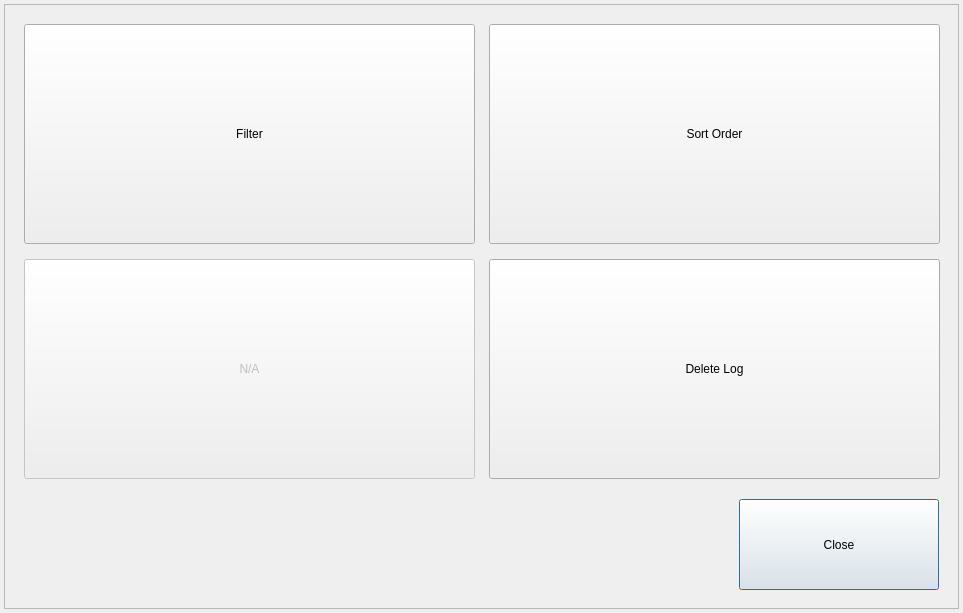
<?xml version="1.0" encoding="UTF-8"?>
<ui version="4.0">
 <class>FunctionDialog</class>
 <widget class="QDialog" name="FunctionDialog">
  <property name="geometry">
   <rect>
    <x>0</x>
    <y>0</y>
    <width>963</width>
    <height>613</height>
   </rect>
  </property>
  <property name="windowTitle">
   <string>Dialog</string>
  </property>
  <widget class="QFrame" name="frame">
   <property name="geometry">
    <rect>
     <x>4</x>
     <y>4</y>
     <width>955</width>
     <height>605</height>
    </rect>
   </property>
   <property name="frameShape">
    <enum>QFrame::StyledPanel</enum>
   </property>
   <property name="frameShadow">
    <enum>QFrame::Raised</enum>
   </property>
   <widget class="QPushButton" name="buttonClose">
    <property name="geometry">
     <rect>
      <x>735</x>
      <y>495</y>
      <width>200</width>
      <height>91</height>
     </rect>
    </property>
    <property name="text">
     <string>Close</string>
    </property>
   </widget>
   <widget class="QPushButton" name="buttonFilter">
    <property name="geometry">
     <rect>
      <x>20</x>
      <y>20</y>
      <width>451</width>
      <height>220</height>
     </rect>
    </property>
    <property name="text">
     <string>Filter</string>
    </property>
   </widget>
   <widget class="QPushButton" name="buttonSort">
    <property name="geometry">
     <rect>
      <x>485</x>
      <y>20</y>
      <width>451</width>
      <height>220</height>
     </rect>
    </property>
    <property name="text">
     <string>Sort Order</string>
    </property>
   </widget>
   <widget class="QPushButton" name="buttonBackup">
    <property name="enabled">
     <bool>false</bool>
    </property>
    <property name="geometry">
     <rect>
      <x>20</x>
      <y>255</y>
      <width>451</width>
      <height>220</height>
     </rect>
    </property>
    <property name="text">
     <string>N/A</string>
    </property>
   </widget>
   <widget class="QPushButton" name="buttonDelete">
    <property name="geometry">
     <rect>
      <x>485</x>
      <y>255</y>
      <width>451</width>
      <height>220</height>
     </rect>
    </property>
    <property name="text">
     <string>Delete Log</string>
    </property>
   </widget>
  </widget>
 </widget>
 <resources/>
 <connections/>
</ui>
